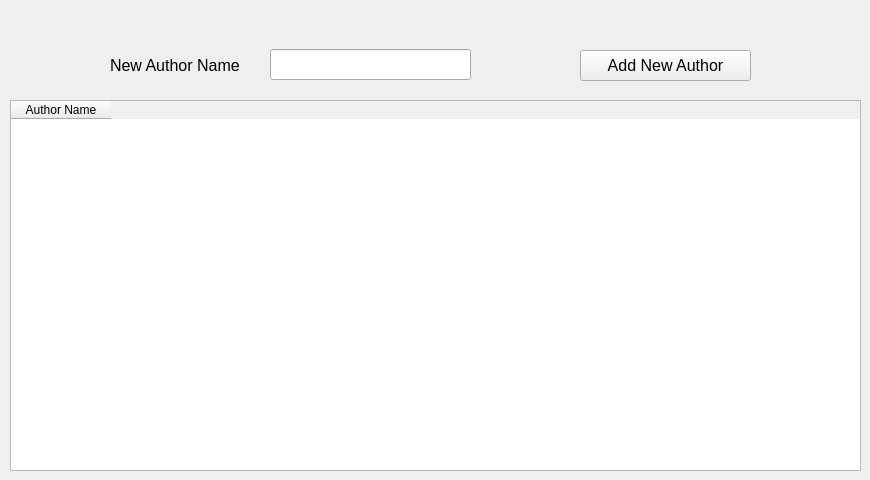
      <widget class="QWidget" name="tab_10">
       <attribute name="title">
        <string>Author</string>
       </attribute>
       <widget class="QPushButton" name="pushButton_24">
        <property name="geometry">
         <rect>
          <x>580</x>
          <y>50</y>
          <width>171</width>
          <height>31</height>
         </rect>
        </property>
        <property name="font">
         <font>
          <pointsize>12</pointsize>
         </font>
        </property>
        <property name="text">
         <string>Add New Author</string>
        </property>
       </widget>
       <widget class="QTableWidget" name="tableWidget_4">
        <property name="geometry">
         <rect>
          <x>10</x>
          <y>100</y>
          <width>851</width>
          <height>371</height>
         </rect>
        </property>
        <property name="font">
         <font>
          <family>Segoe UI</family>
          <pointsize>9</pointsize>
         </font>
        </property>
        <column>
         <property name="text">
          <string>Author Name</string>
         </property>
        </column>
       </widget>
       <widget class="QLabel" name="label_43">
        <property name="geometry">
         <rect>
          <x>110</x>
          <y>50</y>
          <width>151</width>
          <height>31</height>
         </rect>
        </property>
        <property name="font">
         <font>
          <pointsize>12</pointsize>
         </font>
        </property>
        <property name="text">
         <string>New Author Name</string>
        </property>
       </widget>
       <widget class="QLineEdit" name="lineEdit_29">
        <property name="geometry">
         <rect>
          <x>270</x>
          <y>49</y>
          <width>201</width>
          <height>31</height>
         </rect>
        </property>
        <property name="font">
         <font>
          <pointsize>12</pointsize>
         </font>
        </property>
       </widget>
      </widget>
